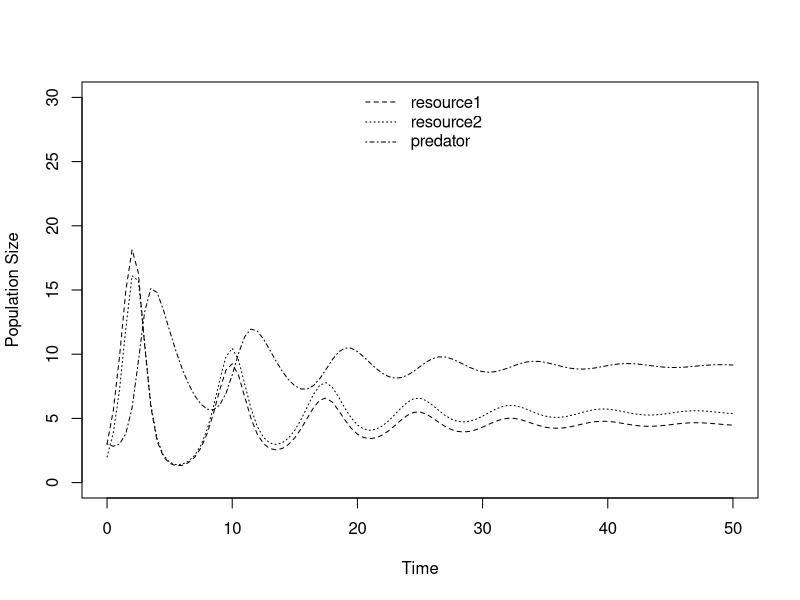
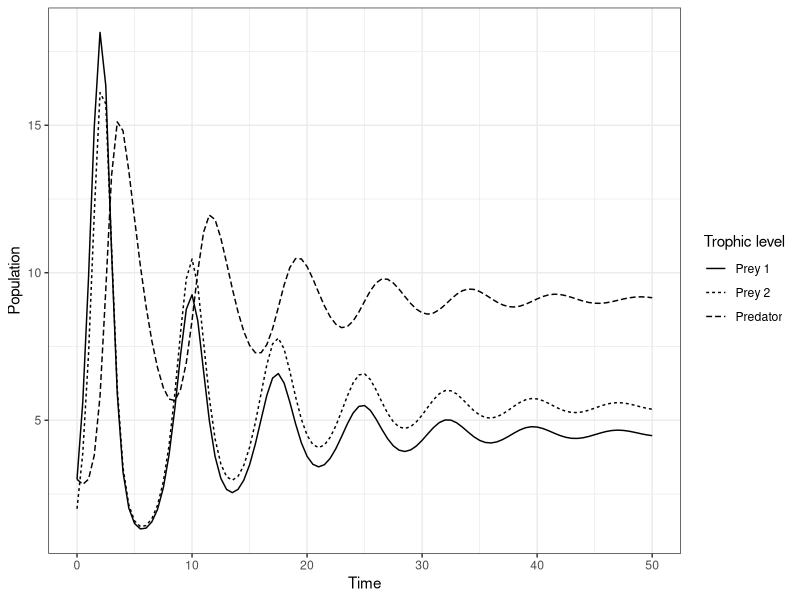

These charts were generated, in order, by the following R code:
library(deSolve)
predprey.log.prey <- function(t, y, params) {
  R1 <- y[1]
  R2 <- y[2]
  P <- y[3]
  with(as.list(params), {
    dR1.dt <- r * R1 * (1 - R1 / k) - a1 * R1 * P
    dR2.dt <- r * R2 * (1 - R2 / L)  - a2 * R2 * P
    dP.dt <- e1 * a1 * R1 * P + e2 * a2 * R2 * P - d * P
    return(list(c(dR1.dt, dR2.dt, dP.dt)))
  })
}
r <- 2
e1 <- 0.2
e2 <- 0.2
a1 <- 0.2
a2 <- 0.2
d <- 0.4
k <- 50
L <- 60

R10 <- 3
R20 <- 2
P0 <- 3
params.log.prey1 <- c(r = r, e1 = e1, e2 = e2, a1 = a1, a2 = a2, d = d, k = k, L = L)
MaxTime <- 50
Time <- seq(0, MaxTime, by = 0.5)
log.prey.out <- ode(c(R10, R20, P0), Time, predprey.log.prey, params.log.prey1)

matplot(Time, (log.prey.out[, 2:4]), type = "l", lty = 2:4, col=1, ylab = "Population Size", xlab="Time", ylim = c(0,30))
legend("top", c(expression("resource1"), expression("resource2"), expression("predator")), lty = 2:4, bty = "n")

####PLOT WITH GGOPLOT####
library(ggplot2)
library(tidyr)
#Reshape to long format as it's more tidy
log.prey.out <- as.data.frame(log.prey.out)
log.prey.out$time <- as.numeric(log.prey.out$time)
log.prey.out <- gather(log.prey.out, key = "Trophic level", value = "Population_size", -time)
ggplot(data = log.prey.out, aes(x = time, y = Population_size, linetype = `Trophic level`)) +
  geom_line() +
  theme_bw() + 
  labs(x = "Time", y = "Population") +
  scale_linetype_discrete(labels=c('Prey 1', 'Prey 2', 'Predator'))
